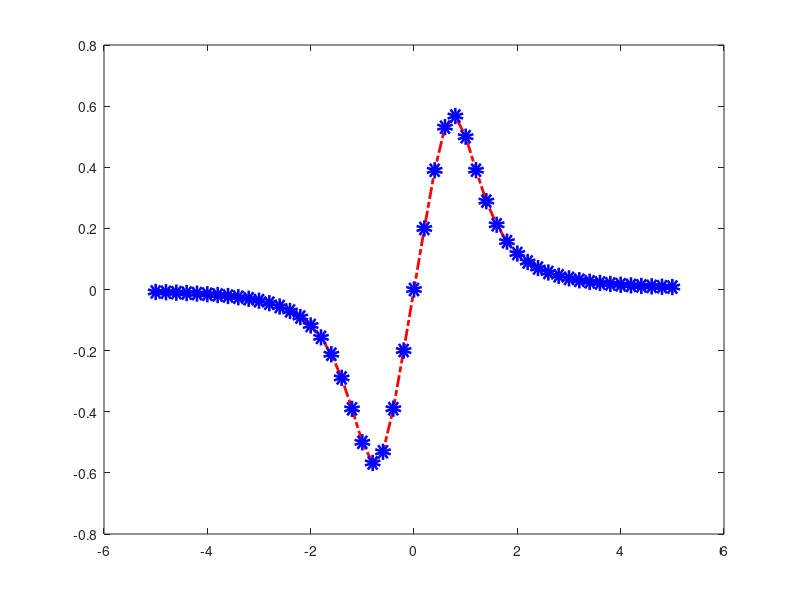

MATLAB code for this plot:
clc
clear all
close all
x=-5:.2:5;
y=x./(1+x.^4);
plot(x,y,'-. red','LineWidth',2);
hold on
plot(x,y,' b o','LineWidth',6);
